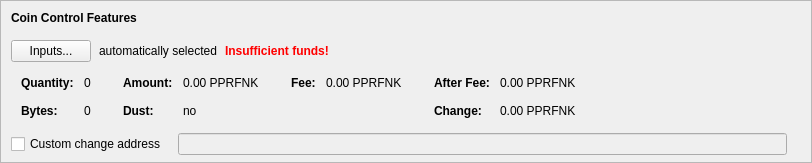
    <widget class="QFrame" name="frameCoinControl">
     <property name="sizePolicy">
      <sizepolicy hsizetype="Expanding" vsizetype="Expanding">
       <horstretch>0</horstretch>
       <verstretch>0</verstretch>
      </sizepolicy>
     </property>
     <property name="maximumSize">
      <size>
       <width>16777215</width>
       <height>16777215</height>
      </size>
     </property>
     <property name="frameShape">
      <enum>QFrame::StyledPanel</enum>
     </property>
     <property name="frameShadow">
      <enum>QFrame::Sunken</enum>
     </property>
     <layout class="QVBoxLayout" name="verticalLayoutCoinControl2">
      <property name="spacing">
       <number>0</number>
      </property>
      <property name="leftMargin">
       <number>0</number>
      </property>
      <property name="topMargin">
       <number>0</number>
      </property>
      <property name="rightMargin">
       <number>0</number>
      </property>
      <property name="bottomMargin">
       <number>6</number>
      </property>
      <item>
       <layout class="QVBoxLayout" name="verticalLayoutCoinControl" stretch="0,0,0,0,1">
        <property name="spacing">
         <number>0</number>
        </property>
        <property name="leftMargin">
         <number>10</number>
        </property>
        <property name="topMargin">
         <number>10</number>
        </property>
        <item>
         <layout class="QHBoxLayout" name="horizontalLayoutCoinControl1">
          <property name="bottomMargin">
           <number>15</number>
          </property>
          <item>
           <widget class="QLabel" name="labelCoinControlFeatures">
            <property name="sizePolicy">
             <sizepolicy hsizetype="Preferred" vsizetype="Maximum">
              <horstretch>0</horstretch>
              <verstretch>0</verstretch>
             </sizepolicy>
            </property>
            <property name="font">
             <font>
              <weight>75</weight>
              <bold>true</bold>
             </font>
            </property>
            <property name="styleSheet">
             <string notr="true">font-weight:bold;</string>
            </property>
            <property name="text">
             <string>Coin Control Features</string>
            </property>
           </widget>
          </item>
         </layout>
        </item>
        <item>
         <layout class="QHBoxLayout" name="horizontalLayoutCoinControl2" stretch="0,0,0,0">
          <property name="spacing">
           <number>8</number>
          </property>
          <property name="bottomMargin">
           <number>10</number>
          </property>
          <item>
           <widget class="QPushButton" name="pushButtonCoinControl">
            <property name="styleSheet">
             <string notr="true"/>
            </property>
            <property name="text">
             <string>Inputs...</string>
            </property>
            <property name="autoDefault">
             <bool>false</bool>
            </property>
           </widget>
          </item>
          <item>
           <widget class="QLabel" name="labelCoinControlAutomaticallySelected">
            <property name="text">
             <string>automatically selected</string>
            </property>
            <property name="margin">
             <number>5</number>
            </property>
           </widget>
          </item>
          <item>
           <widget class="QLabel" name="labelCoinControlInsuffFunds">
            <property name="font">
             <font>
              <weight>75</weight>
              <bold>true</bold>
             </font>
            </property>
            <property name="styleSheet">
             <string notr="true">color:red;font-weight:bold;</string>
            </property>
            <property name="text">
             <string>Insufficient funds!</string>
            </property>
            <property name="margin">
             <number>5</number>
            </property>
           </widget>
          </item>
          <item>
           <spacer name="horizontalSpacerCoinControl">
            <property name="orientation">
             <enum>Qt::Horizontal</enum>
            </property>
            <property name="sizeHint" stdset="0">
             <size>
              <width>40</width>
              <height>1</height>
             </size>
            </property>
           </spacer>
          </item>
         </layout>
        </item>
        <item>
         <widget class="QWidget" name="widgetCoinControl" native="true">
          <property name="sizePolicy">
           <sizepolicy hsizetype="Preferred" vsizetype="Preferred">
            <horstretch>0</horstretch>
            <verstretch>0</verstretch>
           </sizepolicy>
          </property>
          <property name="minimumSize">
           <size>
            <width>0</width>
            <height>0</height>
           </size>
          </property>
          <property name="styleSheet">
           <string notr="true"/>
          </property>
          <layout class="QHBoxLayout" name="horizontalLayoutCoinControl5">
           <property name="leftMargin">
            <number>0</number>
           </property>
           <property name="topMargin">
            <number>0</number>
           </property>
           <property name="rightMargin">
            <number>0</number>
           </property>
           <property name="bottomMargin">
            <number>0</number>
           </property>
           <item>
            <layout class="QHBoxLayout" name="horizontalLayoutCoinControl3" stretch="0,0,0,1">
             <property name="spacing">
              <number>20</number>
             </property>
             <property name="topMargin">
              <number>0</number>
             </property>
             <property name="bottomMargin">
              <number>10</number>
             </property>
             <item>
              <layout class="QFormLayout" name="formLayoutCoinControl1">
               <property name="horizontalSpacing">
                <number>10</number>
               </property>
               <property name="verticalSpacing">
                <number>14</number>
               </property>
               <property name="leftMargin">
                <number>10</number>
               </property>
               <property name="topMargin">
                <number>4</number>
               </property>
               <property name="rightMargin">
                <number>6</number>
               </property>
               <item row="0" column="0">
                <widget class="QLabel" name="labelCoinControlQuantityText">
                 <property name="font">
                  <font>
                   <weight>75</weight>
                   <bold>true</bold>
                  </font>
                 </property>
                 <property name="text">
                  <string>Quantity:</string>
                 </property>
                 <property name="margin">
                  <number>0</number>
                 </property>
                </widget>
               </item>
               <item row="0" column="1">
                <widget class="QLabel" name="labelCoinControlQuantity">
                 <property name="cursor">
                  <cursorShape>IBeamCursor</cursorShape>
                 </property>
                 <property name="contextMenuPolicy">
                  <enum>Qt::ActionsContextMenu</enum>
                 </property>
                 <property name="text">
                  <string notr="true">0</string>
                 </property>
                 <property name="margin">
                  <number>0</number>
                 </property>
                 <property name="textInteractionFlags">
                  <set>Qt::LinksAccessibleByMouse|Qt::TextSelectableByKeyboard|Qt::TextSelectableByMouse</set>
                 </property>
                </widget>
               </item>
               <item row="1" column="0">
                <widget class="QLabel" name="labelCoinControlBytesText">
                 <property name="font">
                  <font>
                   <weight>75</weight>
                   <bold>true</bold>
                  </font>
                 </property>
                 <property name="text">
                  <string>Bytes:</string>
                 </property>
                </widget>
               </item>
               <item row="1" column="1">
                <widget class="QLabel" name="labelCoinControlBytes">
                 <property name="cursor">
                  <cursorShape>IBeamCursor</cursorShape>
                 </property>
                 <property name="contextMenuPolicy">
                  <enum>Qt::ActionsContextMenu</enum>
                 </property>
                 <property name="text">
                  <string notr="true">0</string>
                 </property>
                 <property name="textInteractionFlags">
                  <set>Qt::LinksAccessibleByMouse|Qt::TextSelectableByKeyboard|Qt::TextSelectableByMouse</set>
                 </property>
                </widget>
               </item>
              </layout>
             </item>
             <item>
              <layout class="QFormLayout" name="formLayoutCoinControl2">
               <property name="horizontalSpacing">
                <number>10</number>
               </property>
               <property name="verticalSpacing">
                <number>14</number>
               </property>
               <property name="leftMargin">
                <number>6</number>
               </property>
               <property name="topMargin">
                <number>4</number>
               </property>
               <property name="rightMargin">
                <number>6</number>
               </property>
               <item row="0" column="0">
                <widget class="QLabel" name="labelCoinControlAmountText">
                 <property name="font">
                  <font>
                   <weight>75</weight>
                   <bold>true</bold>
                  </font>
                 </property>
                 <property name="text">
                  <string>Amount:</string>
                 </property>
                 <property name="margin">
                  <number>0</number>
                 </property>
                </widget>
               </item>
               <item row="0" column="1">
                <widget class="QLabel" name="labelCoinControlAmount">
                 <property name="cursor">
                  <cursorShape>IBeamCursor</cursorShape>
                 </property>
                 <property name="contextMenuPolicy">
                  <enum>Qt::ActionsContextMenu</enum>
                 </property>
                 <property name="text">
                  <string notr="true">0.00 PPRFNK</string>
                 </property>
                 <property name="textInteractionFlags">
                  <set>Qt::LinksAccessibleByMouse|Qt::TextSelectableByKeyboard|Qt::TextSelectableByMouse</set>
                 </property>
                </widget>
               </item>
               <item row="1" column="0">
                <widget class="QLabel" name="labelCoinControlLowOutputText">
                 <property name="font">
                  <font>
                   <weight>75</weight>
                   <bold>true</bold>
                  </font>
                 </property>
                 <property name="text">
                  <string>Dust:</string>
                 </property>
                </widget>
               </item>
               <item row="1" column="1">
                <widget class="QLabel" name="labelCoinControlLowOutput">
                 <property name="cursor">
                  <cursorShape>IBeamCursor</cursorShape>
                 </property>
                 <property name="contextMenuPolicy">
                  <enum>Qt::ActionsContextMenu</enum>
                 </property>
                 <property name="text">
                  <string notr="true">no</string>
                 </property>
                 <property name="textInteractionFlags">
                  <set>Qt::LinksAccessibleByMouse|Qt::TextSelectableByKeyboard|Qt::TextSelectableByMouse</set>
                 </property>
                </widget>
               </item>
              </layout>
             </item>
             <item>
              <layout class="QFormLayout" name="formLayoutCoinControl3">
               <property name="horizontalSpacing">
                <number>10</number>
               </property>
               <property name="verticalSpacing">
                <number>14</number>
               </property>
               <property name="leftMargin">
                <number>6</number>
               </property>
               <property name="topMargin">
                <number>4</number>
               </property>
               <property name="rightMargin">
                <number>6</number>
               </property>
               <item row="0" column="0">
                <widget class="QLabel" name="labelCoinControlFeeText">
                 <property name="font">
                  <font>
                   <weight>75</weight>
                   <bold>true</bold>
                  </font>
                 </property>
                 <property name="text">
                  <string>Fee:</string>
                 </property>
                 <property name="margin">
                  <number>0</number>
                 </property>
                </widget>
               </item>
               <item row="0" column="1">
                <widget class="QLabel" name="labelCoinControlFee">
                 <property name="cursor">
                  <cursorShape>IBeamCursor</cursorShape>
                 </property>
                 <property name="contextMenuPolicy">
                  <enum>Qt::ActionsContextMenu</enum>
                 </property>
                 <property name="text">
                  <string notr="true">0.00 PPRFNK</string>
                 </property>
                 <property name="textInteractionFlags">
                  <set>Qt::LinksAccessibleByMouse|Qt::TextSelectableByKeyboard|Qt::TextSelectableByMouse</set>
                 </property>
                </widget>
               </item>
             </layout>
             </item>
             <item>
              <layout class="QFormLayout" name="formLayoutCoinControl4">
               <property name="horizontalSpacing">
                <number>10</number>
               </property>
               <property name="verticalSpacing">
                <number>14</number>
               </property>
               <property name="leftMargin">
                <number>6</number>
               </property>
               <property name="topMargin">
                <number>4</number>
               </property>
               <property name="rightMargin">
                <number>6</number>
               </property>
               <item row="0" column="0">
                <widget class="QLabel" name="labelCoinControlAfterFeeText">
                 <property name="font">
                  <font>
                   <weight>75</weight>
                   <bold>true</bold>
                  </font>
                 </property>
                 <property name="text">
                  <string>After Fee:</string>
                 </property>
                 <property name="margin">
                  <number>0</number>
                 </property>
                </widget>
               </item>
               <item row="0" column="1">
                <widget class="QLabel" name="labelCoinControlAfterFee">
                 <property name="cursor">
                  <cursorShape>IBeamCursor</cursorShape>
                 </property>
                 <property name="contextMenuPolicy">
                  <enum>Qt::ActionsContextMenu</enum>
                 </property>
                 <property name="text">
                  <string notr="true">0.00 PPRFNK</string>
                 </property>
                 <property name="textInteractionFlags">
                  <set>Qt::LinksAccessibleByMouse|Qt::TextSelectableByKeyboard|Qt::TextSelectableByMouse</set>
                 </property>
                </widget>
               </item>
               <item row="1" column="0">
                <widget class="QLabel" name="labelCoinControlChangeText">
                 <property name="font">
                  <font>
                   <weight>75</weight>
                   <bold>true</bold>
                  </font>
                 </property>
                 <property name="text">
                  <string>Change:</string>
                 </property>
                </widget>
               </item>
               <item row="1" column="1">
                <widget class="QLabel" name="labelCoinControlChange">
                 <property name="cursor">
                  <cursorShape>IBeamCursor</cursorShape>
                 </property>
                 <property name="contextMenuPolicy">
                  <enum>Qt::ActionsContextMenu</enum>
                 </property>
                 <property name="text">
                  <string notr="true">0.00 PPRFNK</string>
                 </property>
                 <property name="textInteractionFlags">
                  <set>Qt::LinksAccessibleByMouse|Qt::TextSelectableByKeyboard|Qt::TextSelectableByMouse</set>
                 </property>
                </widget>
               </item>
              </layout>
             </item>
            </layout>
           </item>
          </layout>
         </widget>
        </item>
        <item>
         <layout class="QHBoxLayout" name="horizontalLayoutCoinControl4" stretch="0,0,0">
          <property name="spacing">
           <number>12</number>
          </property>
          <property name="sizeConstraint">
           <enum>QLayout::SetDefaultConstraint</enum>
          </property>
          <property name="topMargin">
           <number>5</number>
          </property>
          <property name="rightMargin">
           <number>5</number>
          </property>
          <item>
           <widget class="QCheckBox" name="checkBoxCoinControlChange">
            <property name="toolTip">
             <string>If this is activated, but the change address is empty or invalid, change will be sent to a newly generated address.</string>
            </property>
            <property name="text">
             <string>Custom change address</string>
            </property>
           </widget>
          </item>
          <item>
           <widget class="QValidatedLineEdit" name="lineEditCoinControlChange">
            <property name="enabled">
             <bool>false</bool>
            </property>
            <property name="sizePolicy">
             <sizepolicy hsizetype="Expanding" vsizetype="Fixed">
              <horstretch>0</horstretch>
              <verstretch>0</verstretch>
             </sizepolicy>
            </property>
           </widget>
          </item>
          <item>
           <widget class="QLabel" name="labelCoinControlChangeLabel">
            <property name="sizePolicy">
             <sizepolicy hsizetype="Preferred" vsizetype="Expanding">
              <horstretch>0</horstretch>
              <verstretch>0</verstretch>
             </sizepolicy>
            </property>
            <property name="minimumSize">
             <size>
              <width>0</width>
              <height>0</height>
             </size>
            </property>
            <property name="text">
             <string/>
            </property>
            <property name="margin">
             <number>3</number>
            </property>
           </widget>
          </item>
         </layout>
        </item>
        <item>
         <spacer name="verticalSpacerCoinControl">
          <property name="orientation">
           <enum>Qt::Vertical</enum>
          </property>
          <property name="sizeHint" stdset="0">
           <size>
            <width>800</width>
            <height>1</height>
           </size>
          </property>
         </spacer>
        </item>
       </layout>
      </item>
     </layout>
    </widget>
